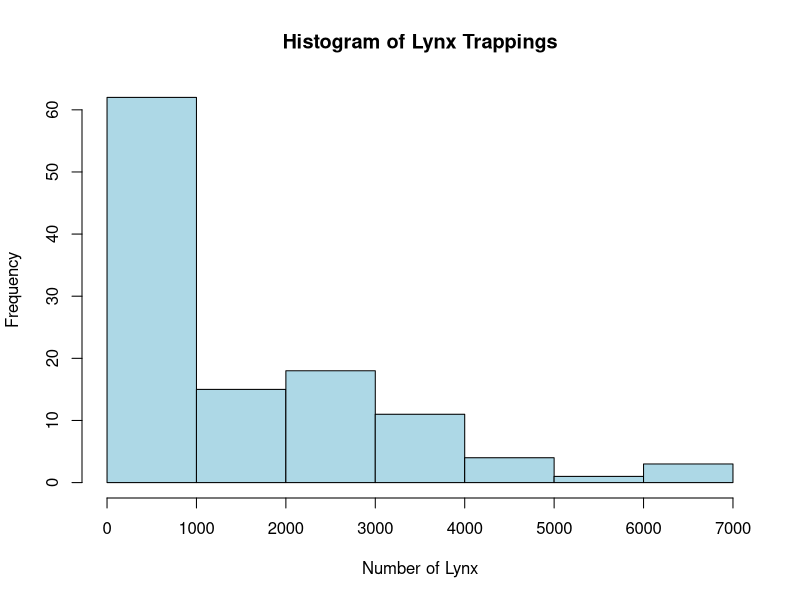

The R source for this figure: (Note: this script raises an error after producing the figure.)
## ---- chunk 1
# Global chunk options
# echo = TRUE      : show R code
# message = FALSE : suppress messages
# warning = FALSE : suppress warnings
knitr::opts_chunk$set(
  echo = TRUE,
  message = FALSE,
  warning = FALSE
)
## ---- chunk 2
hist(lynx,
     main = "Histogram of Lynx Trappings",
     col = "lightblue",
     xlab = "Number of Lynx")
## ---- chunk 3
12 + 3          # Addition
(12 / 3) * 3    # Division and multiplication
(45 / 5) * 12 + 10
(23 * 3) - (43 * 2)
## ---- chunk 4
X <- (45 / 5) * 12 + 10
Y <- (23 * 3) - (43 * 2)

X - Y
## ---- chunk 5
?hist
## ---- chunk 6
help(mean)
## ---- chunk 7
?iris
## ---- chunk 8
help.search("regression")
## ---- chunk 9
PARatings <- c(3, 2, 4, 3, 5, 4, 3, 2, 3, 4, 5)

Name <- c("Ravi", "Sudha", "Ramesh", "Soham", "Shilpa",
          "Bhavesh", "Amarpreet", "Wilfred", "Abdul", "Srini", "Taposh")

Age <- c(23, 22, 23, 25, 26, 24, 27, 23, 23, 25, 26)
## ---- chunk 10
PerfData <- data.frame(Name, PARatings, Age)
PerfData
## ---- chunk 11
dim(PerfData)      # Dimensions (rows, columns)
str(PerfData)      # Structure of the data
summary(PerfData)  # Summary statistics
## ---- chunk 12
write.csv(PerfData, "Appraisal.csv", row.names = FALSE)
PerfData1 <- read.csv("Appraisal.csv")
## ---- chunk 13
str(PerfData1)
summary(PerfData1)
## ---- chunk 14
data(iris)
str(iris)
summary(iris)
## ---- chunk 15
head(iris)
tail(iris)
## ---- chunk 16
tab <- table(iris$Species)

barplot(tab,
        main = "Species Distribution",
        xlab = "Species",
        ylab = "Frequency",
        col = rainbow(3))
## ---- chunk 17
pie(tab,
    main = "Species Composition",
    col = rainbow(3))
## ---- chunk 18
hist(iris$Sepal.Length,
     main = "Histogram of Sepal Length",
     xlab = "Sepal Length",
     col = "orange",
     breaks = 15)
## ---- chunk 19
plot(iris$Sepal.Length, iris$Sepal.Width,
     col = "red",
     main = "Sepal Length vs Sepal Width",
     xlab = "Sepal Length",
     ylab = "Sepal Width")
## ---- chunk 20
pairs(iris)
## ---- chunk 21
library(psych)
pairs.panels(iris)
## ---- chunk 22
A <- 4
class(A)

B <- "gender"
class(B)

C <- TRUE
class(C)
## ---- chunk 23
Age <- c(Ravi = 23, Sudha = 22, Ramesh = 23, Soham = 25, Shilpa = 26)
Age
## ---- chunk 24
mixed <- c(23, 22, "Ravi", 25)
class(mixed)
## ---- chunk 25
mylist <- list(23, 22, "Ravi", TRUE)
sapply(mylist, class)
## ---- chunk 26
PARatings <- c(3, 2, 4, 3, 5, 4, 3, 2, 3, 4, 5)

PARatings_factor <- factor(PARatings)

PARatings_ordered <- factor(PARatings,
                            ordered = TRUE,
                            levels = c(2, 3, 4, 5))

str(PARatings_ordered)
## ---- chunk 27
x <- 10

if (x > 0) {
  "x is positive"
} else {
  "x is negative"
}
## ---- chunk 28
if (iris$Sepal.Length[1] < 4) {
  "Sepal length is less than 4"
} else {
  "Sepal length is greater than or equal to 4"
}
## ---- chunk 29
A <- 12
B <- 10

A * B
A - B
## ---- chunk 30
A < B
A > B
A == B
A != B
## ---- chunk 31
p <- 10

(p < 15 & p > 8)   # AND
(p > 15 | p > 8)   # OR
!(p < 15)          # NOT
